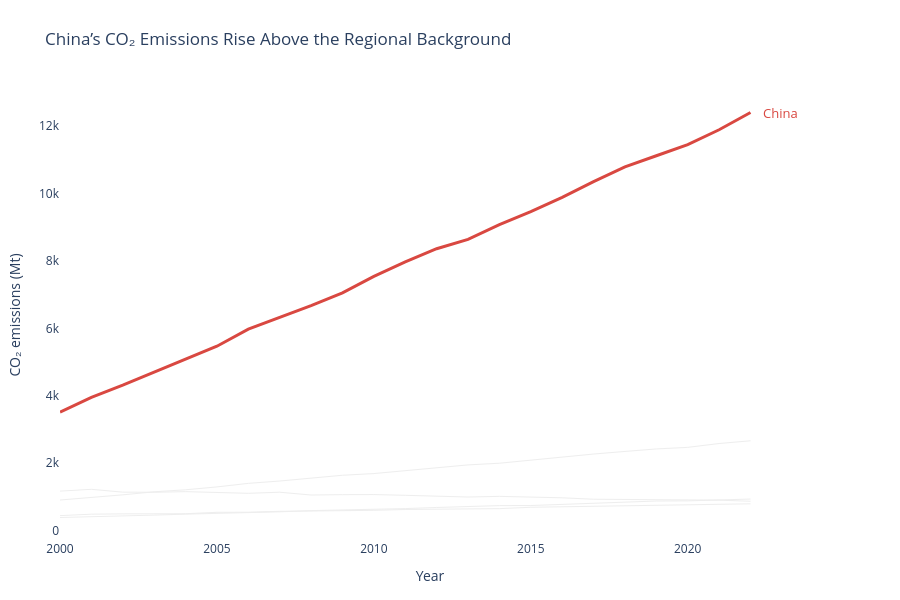

Notebook code for this chart:
### Markdown cell above
---
## Task — Multi-Series Line Chart with Highlight

**What to build:** A line chart showing CO2 emissions over time for **all Asian countries** in the dataset, with one country highlighted.

**Requirements:**
- All countries shown (for context), but only **one highlighted in colour** — your choice which
- All other lines in grey (#EEEEEE), thinner
- Highlighted country **labelled directly** at the end of its line (not in a legend)
- Insight title that names the highlighted country and its story

### Code cell
# Task — Multi-series line with highlight
# Lecture 3: CO2 emissions in Asian countries
# --------------------------------------------

# Select Asian countries
asia = df[df['Region'].str.contains('Asia', case=False, na=False)].copy()

# Choose the highlighted country
highlight_country = 'China'

if asia.empty:
    print("No Asian countries found. Check the Region column values.")
elif highlight_country not in asia['Country'].unique():
    print("China was not found. Check the Country column values.")
else:
    fig = go.Figure()

    # Add all other countries in light grey
    for country in asia['Country'].unique():
        if country == highlight_country:
            continue

        country_data = asia[asia['Country'] == country].sort_values('Year')

        fig.add_trace(go.Scatter(
            x=country_data['Year'],
            y=country_data['CO2_Mt'],
            mode='lines',
            line=dict(color='#EEEEEE', width=1),
            hovertemplate=(
                country + '<br>Year: %{x}<br>CO₂: %{y:.1f} Mt'
                '<extra></extra>'
            ),
            showlegend=False
        ))

    # Add China in colour
    china = asia[asia['Country'] == highlight_country].sort_values('Year')

    fig.add_trace(go.Scatter(
        x=china['Year'],
        y=china['CO2_Mt'],
        mode='lines',
        line=dict(color='#D94841', width=3),
        name=highlight_country,
        showlegend=False,
        hovertemplate=(
            'China<br>Year: %{x}<br>CO₂: %{y:.1f} Mt'
            '<extra></extra>'
        )
    ))

    # Label China at the end of its line
    last_year = china.iloc[-1]

    fig.add_annotation(
        x=last_year['Year'],
        y=last_year['CO2_Mt'],
        text='China',
        showarrow=False,
        xshift=30,
        font=dict(size=13, color='#D94841')
    )

    fig.update_layout(
        title='China’s CO₂ Emissions Rise Above the Regional Background',
        xaxis_title='Year',
        yaxis_title='CO₂ emissions (Mt)',
        plot_bgcolor='white',
        paper_bgcolor='white',
        showlegend=False,
        height=600,
        margin=dict(l=60, r=100, t=90, b=60),
        xaxis=dict(showline=False, showgrid=False, zeroline=False),
        yaxis=dict(showline=False, showgrid=False, zeroline=False)
    )

    fig.show()

### Figure 1 — Plotly figure (JSON) as saved in the notebook; plotly's stock layout.template omitted (floating-point values rounded to 4 significant figures)
{"data": [{"hovertemplate": "India<br>Year: %{x}<br>CO₂: %{y:.1f} Mt<extra></extra>", "line": {"color": "#EEEEEE", "width": 1}, "mode": "lines", "showlegend": false, "type": "scatter", "x": [2000, 2001, 2002, 2003, 2004, 2005, 2006, 2007, 2008, 2009, 2010, 2011, 2012, 2013, 2014, 2015, 2016, 2017, 2018, 2019, 2020, 2021, 2022], "y": [901.6, 974.6, 1056.0, 1146.0, 1205.0, 1291.0, 1396.0, 1466.0, 1542.0, 1637.0, 1687.0, 1774.0, 1865.0, 1945.0, 1994.0, 2092.0, 2177.0, 2267.0, 2345.0, 2419.0, 2466.0, 2580.0, 2661.0]}, {"hovertemplate": "Japan<br>Year: %{x}<br>CO₂: %{y:.1f} Mt<extra></extra>", "line": {"color": "#EEEEEE", "width": 1}, "mode": "lines", "showlegend": false, "type": "scatter", "x": [2000, 2001, 2002, 2003, 2004, 2005, 2006, 2007, 2008, 2009, 2010, 2011, 2012, 2013, 2014, 2015, 2016, 2017, 2018, 2019, 2020, 2021, 2022], "y": [1166.0, 1220.0, 1136.0, 1131.0, 1151.0, 1127.0, 1101.0, 1133.0, 1050.0, 1061.0, 1064.0, 1042.0, 1005.0, 990.9, 1010.0, 996.6, 967.4, 925.1, 916.6, 914.5, 902.8, 898.1, 865.1]}, {"hovertemplate": "South Korea<br>Year: %{x}<br>CO₂: %{y:.1f} Mt<extra></extra>", "line": {"color": "#EEEEEE", "width": 1}, "mode": "lines", "showlegend": false, "type": "scatter", "x": [2000, 2001, 2002, 2003, 2004, 2005, 2006, 2007, 2008, 2009, 2010, 2011, 2012, 2013, 2014, 2015, 2016, 2017, 2018, 2019, 2020, 2021, 2022], "y": [438.1, 481.5, 490.6, 490.8, 494.6, 537.2, 539.0, 566.1, 570.0, 585.4, 595.9, 620.6, 631.1, 649.6, 646.2, 686.5, 704.0, 706.0, 738.5, 750.8, 755.8, 777.3, 789.5]}, {"hovertemplate": "Indonesia<br>Year: %{x}<br>CO₂: %{y:.1f} Mt<extra></extra>", "line": {"color": "#EEEEEE", "width": 1}, "mode": "lines", "showlegend": false, "type": "scatter", "x": [2000, 2001, 2002, 2003, 2004, 2005, 2006, 2007, 2008, 2009, 2010, 2011, 2012, 2013, 2014, 2015, 2016, 2017, 2018, 2019, 2020, 2021, 2022], "y": [382.8, 400.4, 430.7, 453.8, 482.6, 501.9, 533.0, 551.8, 586.6, 602.5, 614.5, 647.3, 680.1, 717.7, 736.3, 738.2, 768.8, 813.7, 834.8, 872.3, 876.5, 898.5, 930.5]}, {"hovertemplate": "China<br>Year: %{x}<br>CO₂: %{y:.1f} Mt<extra></extra>", "line": {"color": "#D94841", "width": 3}, "mode": "lines", "name": "China", "showlegend": false, "type": "scatter", "x": [2000, 2001, 2002, 2003, 2004, 2005, 2006, 2007, 2008, 2009, 2010, 2011, 2012, 2013, 2014, 2015, 2016, 2017, 2018, 2019, 2020, 2021, 2022], "y": [3514.0, 3952.0, 4312.0, 4692.0, 5079.0, 5468.0, 5974.0, 6323.0, 6673.0, 7053.0, 7543.0, 7972.0, 8365.0, 8641.0, 9078.0, 9466.0, 9887.0, 10360.0, 10790.0, 11130.0, 11450.0, 11900.0, 12410.0]}], "layout": {"annotations": [{"font": {"color": "#D94841", "size": 13}, "showarrow": false, "text": "China", "x": 2022, "xshift": 30, "y": 12410.0}], "height": 600, "margin": {"b": 60, "l": 60, "r": 100, "t": 90}, "paper_bgcolor": "white", "plot_bgcolor": "white", "showlegend": false, "title": {"text": "China’s CO₂ Emissions Rise Above the Regional Background"}, "xaxis": {"showgrid": false, "showline": false, "title": {"text": "Year"}, "zeroline": false}, "yaxis": {"showgrid": false, "showline": false, "title": {"text": "CO₂ emissions (Mt)"}, "zeroline": false}}}
